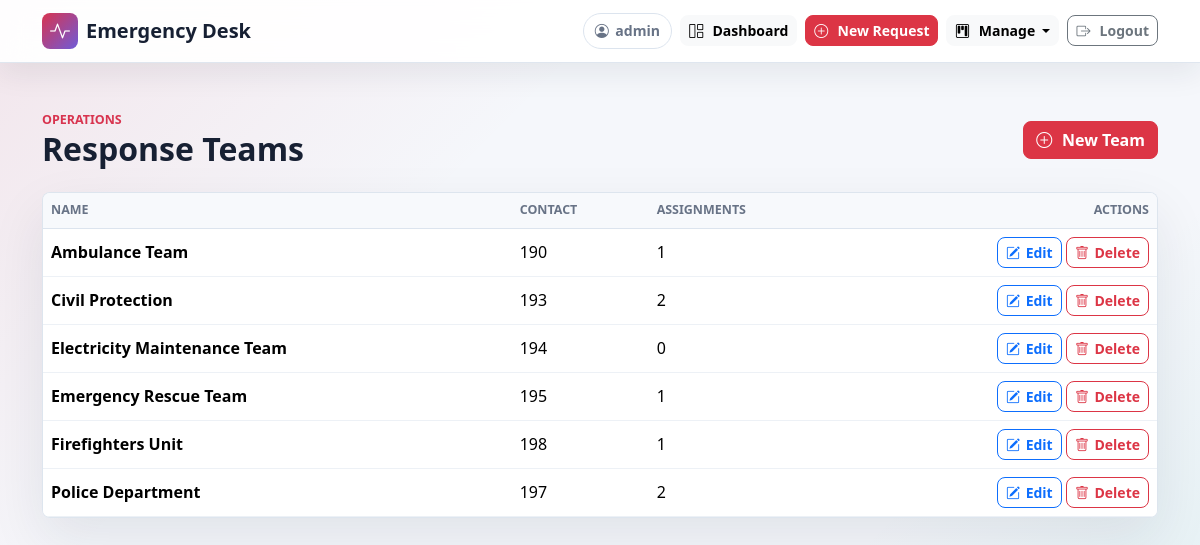
Page /response-teams/ (signed in) on the committed database.
### core/models.py (models this page shows, shortened)
class ResponseTeam(models.Model):
    name = models.CharField(max_length=100)
    contact = models.CharField(max_length=100)
    class Meta:
        ordering = ['name']

### core/views.py (the view)
# urls.py: path('response-teams/', views.response_team_list, name='response_team_list'),
@login_required
def response_team_list(request):
    response_teams = ResponseTeam.objects.annotate(assignment_count=Count('assignments')).order_by('name')
    return render(request, 'response_team_list.html', {
        'response_teams': response_teams,
    })

### core/templates/response_team_list.html (shortened to what this page needs)
{% extends 'base.html' %}
{% block content %}
<div class="d-flex flex-column flex-sm-row align-items-sm-center justify-content-between gap-3 mb-4">
    <div>
        <div class="page-kicker">Operations</div>
        <h1 class="page-title">Response Teams</h1>
    </div>
    <a class="btn btn-danger" href="{% url 'response_team_create' %}">
        <i class="bi bi-plus-circle"></i>
        New Team
    </a>
</div>
<div class="management-card">
    <div class="table-responsive">
        <table class="table align-middle mb-0">
            <thead>
                <tr>
                    <th>Name</th>
                    <th>Contact</th>
                    <th>Assignments</th>
                    <th class="text-end">Actions</th>
                </tr>
            </thead>
            <tbody>
                {% for team in response_teams %}
                    <tr>
                        <td class="fw-bold">{{ team.name }}</td>
                        <td>{{ team.contact }}</td>
                        <td>{{ team.assignment_count }}</td>
                        <td class="text-end">
                            <a class="btn btn-outline-primary btn-sm" href="{% url 'response_team_update' team.id %}"><i class="bi bi-pencil-square"></i>Edit</a>
                            <a class="btn btn-outline-danger btn-sm" href="{% url 'response_team_delete' team.id %}"><i class="bi bi-trash"></i>Delete</a>
                        </td>
                    </tr>
                {% empty %}
                    <tr><td colspan="4" class="text-center text-secondary py-4">No response teams yet.</td></tr>
                {% endfor %}
            </tbody>
        </table>
    </div>
</div>
{% endblock %}

### core/templates/base.html (shortened to what this page needs)
{% load static %}
<!DOCTYPE html>
<html lang="en">
<head>
    <link href="https://cdn.jsdelivr.net/npm/bootstrap@5.3.3/dist/css/bootstrap.min.css" rel="stylesheet">
    <link href="https://cdn.jsdelivr.net/npm/bootstrap-icons@1.11.3/font/bootstrap-icons.css" rel="stylesheet">
    <link href="{% static 'core/app.css' %}?v=3" rel="stylesheet">
</head>
<body>
    <nav class="navbar navbar-expand-lg app-navbar">
        <div class="container">
            <a class="navbar-brand d-flex align-items-center gap-2" href="{% if user.is_authenticated %}{% url 'home' %}{% else %}{% url 'login' %}{% endif %}">
                <span class="brand-mark">
                    <i class="bi bi-activity"></i>
                </span>
                <span>Emergency Desk</span>
            </a>
            <div class="ms-auto d-flex align-items-center gap-2">
                {% if user.is_authenticated %}
                    <span class="user-pill d-none d-md-inline-flex">
                        <i class="bi bi-person-circle"></i>
                        {{ user.username }}
                    </span>
                    <a class="btn btn-light btn-sm" href="{% url 'home' %}">
                        <i class="bi bi-grid-1x2"></i>
                        <span>Dashboard</span>
                    </a>
                    <a class="btn btn-danger btn-sm" href="{% url 'create_request' %}">
                        <i class="bi bi-plus-circle"></i>
                        <span>New Request</span>
                    </a>
                    <div class="dropdown">
                        <button class="btn btn-light btn-sm dropdown-toggle" type="button" data-bs-toggle="dropdown" aria-expanded="false">
                            <i class="bi bi-kanban"></i>
                            <span>Manage</span>
                        </button>
                    </div>
                    <form method="POST" action="{% url 'logout' %}" class="m-0">
                        <button class="btn btn-outline-secondary btn-sm" type="submit">
                            <i class="bi bi-box-arrow-right"></i>
                            <span>Logout</span>
                        </button>
                    </form>
                {% else %}
                    <a class="btn btn-danger btn-sm" href="{% url 'login' %}">
                        <i class="bi bi-box-arrow-in-right"></i>
                        <span>Login</span>
                    </a>
                {% endif %}
            </div>
        </div>
    </nav>
    <main class="app-shell">
        <div class="container py-4 py-lg-5">
            {% block content %}{% endblock %}
        </div>
    </main>
</body>
</html>

### core/static/core/app.css (style rules this page uses)
:root { --app-ink: #172033; --app-muted: #687386; --app-line: #dce4ee; --app-paper: #ffffff; --app-bg: #f5f7fb; --app-red: #d8344f; --app-teal: #0f9f9a; --app-amber: #f0a62b; --app-violet: #6f5bd8; }
body { min-height: 100vh; color: var(--app-ink); background: linear-gradient(135deg, rgba(216, 52, 79, 0.09), transparent 32%), linear-gradient(315deg, rgba(15, 159, 154, 0.1), transparent 30%), var(--app-bg); font-family: system-ui, -apple-system, BlinkMacSystemFont, "Segoe UI", sans-serif; }
.app-navbar { position: relative; z-index: 5000; background: rgba(255, 255, 255, 0.92); border-bottom: 1px solid rgba(220, 228, 238, 0.9); box-shadow: 0 10px 30px rgba(23, 32, 51, 0.08); backdrop-filter: blur(14px); isolation: isolate; overflow: visible; }
.app-navbar .container, .app-navbar .ms-auto { overflow: visible; }
.app-navbar .dropdown { position: relative; z-index: 5010; }
.navbar-brand { color: var(--app-ink); font-weight: 800; }
.brand-mark, .hero-mark, .empty-mark { display: inline-grid; place-items: center; color: #ffffff; background: linear-gradient(135deg, var(--app-red), var(--app-violet)); }
.brand-mark { width: 36px; height: 36px; border-radius: 8px; }
.user-pill { align-items: center; gap: 0.4rem; padding: 0.38rem 0.7rem; color: var(--app-muted); border: 1px solid var(--app-line); border-radius: 999px; background: #ffffff; font-size: 0.88rem; font-weight: 700; }
.app-shell { position: relative; z-index: 0; min-height: calc(100vh - 65px); }
.page-kicker { color: var(--app-red); font-size: 0.78rem; font-weight: 800; text-transform: uppercase; }
.page-title { margin: 0; font-size: 2rem; font-weight: 850; }
.hero-panel, .tool-card, .request-card, .empty-state, .search-panel, .management-card { background: rgba(255, 255, 255, 0.88); border: 1px solid rgba(220, 228, 238, 0.95); border-radius: 8px; box-shadow: 0 22px 55px rgba(23, 32, 51, 0.09); }
.management-card { overflow: hidden; }
.management-card .table thead th { color: var(--app-muted); background: #f7f9fc; border-bottom-color: var(--app-line); font-size: 0.78rem; font-weight: 850; text-transform: uppercase; }
.management-card .table td { border-color: #edf1f6; }
.btn { border-radius: 8px; font-weight: 700; }
.btn i { margin-right: 0.35rem; }

### rows in the picture
ResponseTeam: name "Ambulance Team", contact "190", assignment_count "1"
ResponseTeam: name "Civil Protection", contact "193", assignment_count "2"
ResponseTeam: name "Electricity Maintenance Team", contact "194", assignment_count "0"
ResponseTeam: name "Emergency Rescue Team", contact "195", assignment_count "1"
ResponseTeam: name "Firefighters Unit", contact "198", assignment_count "1"
ResponseTeam: name "Police Department", contact "197", assignment_count "2"

### other values in the picture
{{ user.username }} "admin"
